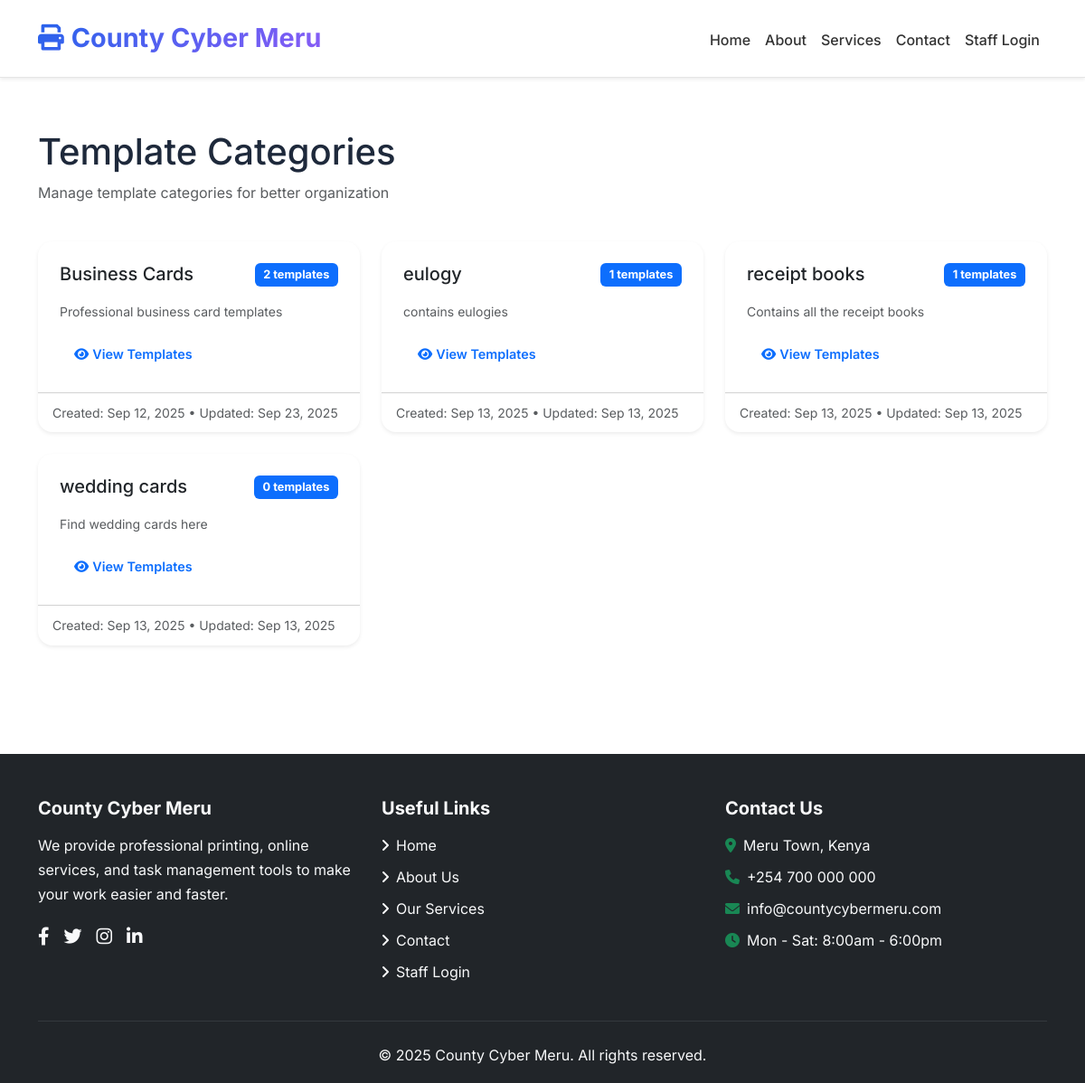
Before: /templates/categories/ with the older database file.
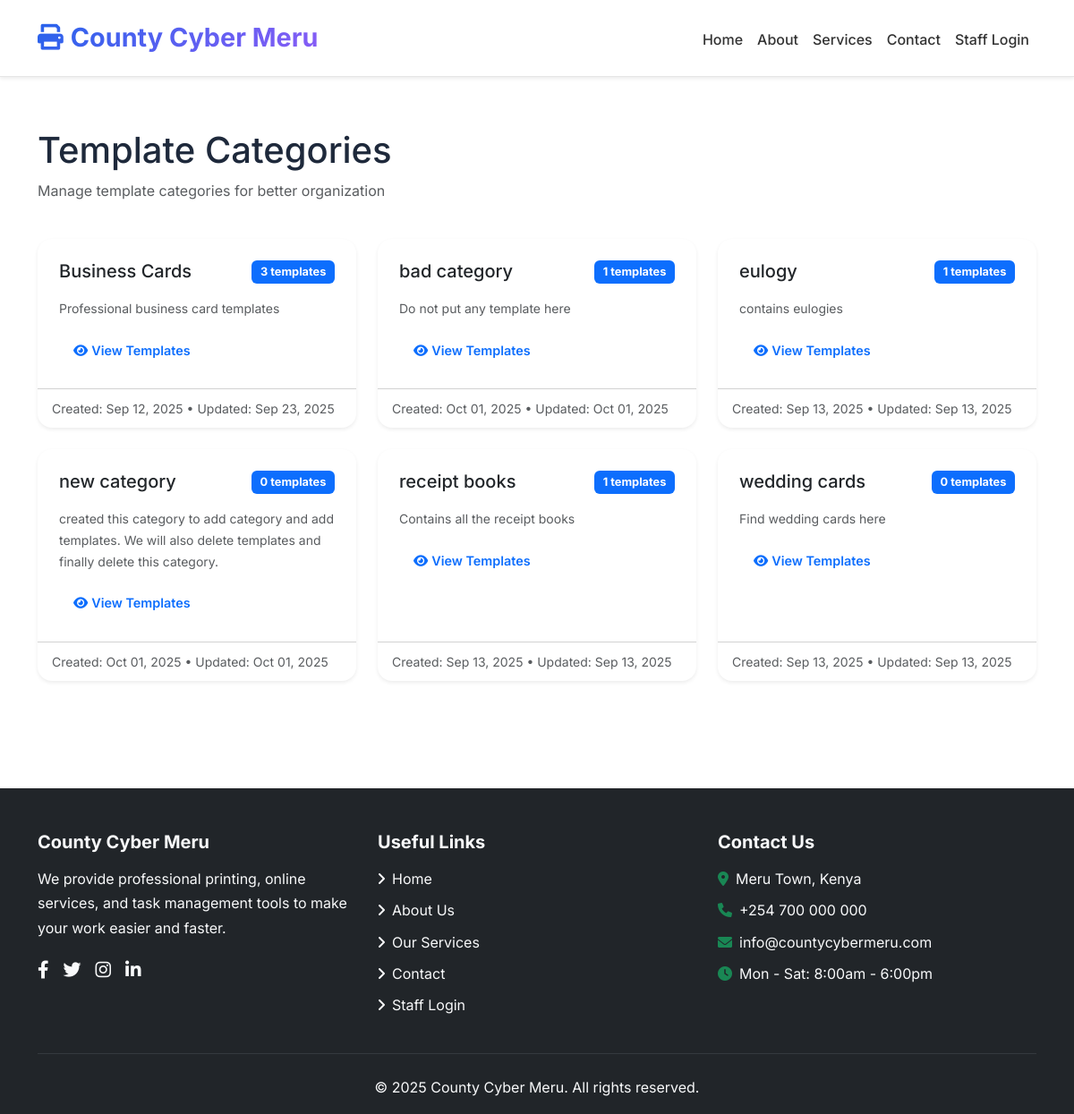
After: the same page with the newer database file.
### template_manager/models.py (models this page shows, shortened)
class Category(models.Model):
    name = models.CharField(max_length=100, unique=True)
    slug = models.SlugField(max_length=100, unique=True, blank=True)
    description = models.TextField(blank=True)
    created_at = models.DateTimeField(auto_now_add=True)
    updated_at = models.DateTimeField(auto_now=True)
    is_active = models.BooleanField(default=True)
    template_link = models.URLField(
        blank=True,
        help_text="Optional: Link to template (Canvas, Google Docs, etc.)"
    )
    class Meta:
        verbose_name_plural = "Categories"
        ordering = ['name']

### template_manager/views.py (the view)
# urls.py: path('categories/', views.category_list, name='category-list'),
def category_list(request):
    categories = Category.objects.filter(is_active=True)
    context = {
        'categories': categories,
        'title': 'Template Categories'
    }
    return render(request, 'template_manager/category_list.html', context)

### templates/template_manager/category_list.html (shortened to what this page needs)
{% extends 'base/base.html' %}
{% load static %}
{% block content %}
<div class="container py-5">
    <div class="row mb-4">
        <div class="col-12">
            <div class="d-flex justify-content-between align-items-center">
                <div>
                    <h1 class="text-gradient">{{ title }}</h1>
                    <p class="text-muted">Manage template categories for better organization</p>
                </div>
            </div>
        </div>
    </div>
    <div class="row">
        {% for category in categories %}
        <div class="col-md-6 col-lg-4 mb-4">
            <div class="card border-0 shadow-sm h-100">
                <div class="card-body">
                    <div class="d-flex justify-content-between align-items-start mb-3">
                        <h5 class="card-title mb-0">{{ category.name }}</h5>
                        <span class="badge bg-primary">{{ category.templates.count }} templates</span>
                    </div>
                    {% if category.description %}
                    <p class="card-text text-muted small">{{ category.description }}</p>
                    {% else %}
                    <p class="card-text text-muted small"><em>No description</em></p>
                    {% endif %}
                    <div class="mt-3">
                        <a href="{% url 'template_manager:category-detail' category.slug %}" class="btn btn-outline-primary btn-sm">
                            <i class="fas fa-eye me-1"></i>View Templates
                        </a>
                    </div>
                </div>
                <div class="card-footer bg-transparent">
                    <small class="text-muted">
                        Created: {{ category.created_at|date:"M d, Y" }}
                        {% if category.updated_at != category.created_at %}
                        • Updated: {{ category.updated_at|date:"M d, Y" }}
                        {% endif %}
                    </small>
                </div>
            </div>
        </div>
        {% endfor %}
    </div>
</div>
{% endblock %}

### templates/base/base.html (shortened to what this page needs)
{% load static %}
<!DOCTYPE html>
<html lang="en">
<head>
    <link href="https://cdn.jsdelivr.net/npm/bootstrap@5.3.0/dist/css/bootstrap.min.css" rel="stylesheet">
    <link href="https://cdnjs.cloudflare.com/ajax/libs/font-awesome/6.0.0/css/all.min.css" rel="stylesheet">
    <link href="{% static 'css/main.css' %}" rel="stylesheet">
</head>
<body>
    <nav class="navbar navbar-expand-lg navbar-light bg-light fixed-top shadow-sm">
        <div class="container">
            <a class="navbar-brand d-flex align-items-center" href="{% url 'home' %}">
                {% if logo_available %}
                    <img src="{% static 'images/logo.png' %}" alt="County Cyber Meru" height="40" class="me-2">
                {% else %}
                    <i class="fas fa-print me-2 text-primary"></i>
                    <span class="fw-bold">County Cyber Meru</span>
                {% endif %}
            </a>
            <div class="collapse navbar-collapse justify-content-end" id="navbarNav">
                <ul class="navbar-nav align-items-center">
                    <li class="nav-item">
                        <a class="nav-link" href="{% url 'home' %}">Home</a>
                    </li>
                    <li class="nav-item">
                        <a class="nav-link" href="{% url 'about' %}">About</a>
                    </li>
                    <li class="nav-item">
                        <a class="nav-link" href="{% url 'task_manager:service-categories' %}">Services</a>
                    </li>
                    <li class="nav-item">
                        <a class="nav-link" href="{% url 'contact' %}">Contact</a>
                    </li>
                    {% if user.is_authenticated %}
                        <li class="nav-item">
                            <a class="nav-link" href="{% url 'dashboard' %}">Dashboard</a>
                        </li>
                        {% if user.is_staff %}
                        <li class="nav-item dropdown">
                            <a class="nav-link dropdown-toggle" href="#" id="taskDropdown" role="button" data-bs-toggle="dropdown" aria-expanded="false">
                                <i class="fas fa-tasks me-1"></i>Tasks
                            </a>
                            <ul class="dropdown-menu" aria-labelledby="taskDropdown">
                                <li><a class="dropdown-item" href="{% url 'task_manager:task-list' %}">
                                    <i class="fas fa-list me-2"></i>All Tasks
                                </a></li>
                                <li><a class="dropdown-item" href="{% url 'task_manager:task-submission' %}" target="_blank">
                                    <i class="fas fa-plus me-2"></i>Submit Task
                                </a></li>
                                <li><hr class="dropdown-divider"></li>
                                <li><a class="dropdown-item" href="{% url 'task_manager:task-list' %}?assigned=me">
                                    <i class="fas fa-user me-2"></i>My Tasks
                                </a></li>
                                <li><a class="dropdown-item" href="{% url 'task_manager:task-list' %}?assigned=unassigned">
                                    <i class="fas fa-question me-2"></i>Unassigned
                                </a></li>
                            </ul>
                        </li>
                        {% endif %}
                        <li class="nav-item">
                            <a class="nav-link" href="{% url 'staff:logout' %}">
                                <i class="fas fa-sign-out-alt me-1"></i>Logout ({{ user.username }})
                            </a>
                        </li>
                    {% else %}
                        <li class="nav-item">
                            <a class="nav-link" href="{% url 'staff:login' %}">Staff Login</a>
                        </li>
                    {% endif %}
                </ul>
            </div>
        </div>
    </nav>
    <main class="pt-5 mt-5">
        {% block content %}
        {% endblock %}
    </main>
<footer class="bg-dark text-light pt-5 pb-3 mt-5">
    <div class="container">
        <div class="row gy-4">
            <div class="col-md-4">
                <h5 class="fw-bold mb-3">County Cyber Meru</h5>
                <p>We provide professional printing, online services, and task management tools to make your work easier and faster.</p>
                <div class="d-flex gap-3 mt-3">
                    <a href="#" class="text-light fs-5"><i class="fab fa-facebook-f"></i></a>
                    <a href="#" class="text-light fs-5"><i class="fab fa-twitter"></i></a>
                    <a href="#" class="text-light fs-5"><i class="fab fa-instagram"></i></a>
                    <a href="#" class="text-light fs-5"><i class="fab fa-linkedin-in"></i></a>
                </div>
            </div>
            <div class="col-md-4">
                <h5 class="fw-bold mb-3">Useful Links</h5>
                <ul class="list-unstyled">
                    <li><a href="{% url 'home' %}" class="text-light text-decoration-none d-block mb-2"><i class="fas fa-angle-right me-2"></i>Home</a></li>
                    <li><a href="{% url 'about' %}" class="text-light text-decoration-none d-block mb-2"><i class="fas fa-angle-right me-2"></i>About Us</a></li>
                    <li><a href="{% url 'task_manager:service-categories' %}" class="text-light text-decoration-none d-block mb-2"><i class="fas fa-angle-right me-2"></i>Our Services</a></li>
                    <li><a href="{% url 'contact' %}" class="text-light text-decoration-none d-block mb-2"><i class="fas fa-angle-right me-2"></i>Contact</a></li>
                    {% if user.is_authenticated %}
                    <li><a href="{% url 'dashboard' %}" class="text-light text-decoration-none d-block mb-2"><i class="fas fa-angle-right me-2"></i>Dashboard</a></li>
                    {% else %}
                    <li><a href="{% url 'staff:login' %}" class="text-light text-decoration-none d-block mb-2"><i class="fas fa-angle-right me-2"></i>Staff Login</a></li>
                    {% endif %}
                </ul>
            </div>
            <div class="col-md-4">
                <h5 class="fw-bold mb-3">Contact Us</h5>
                <p class="mb-2"><i class="fas fa-map-marker-alt me-2 text-success"></i>Meru Town, Kenya</p>
                <p class="mb-2"><i class="fas fa-phone me-2 text-success"></i><a href="tel:+254700000000" class="text-light text-decoration-none">+254 700 000 000</a></p>
                <p class="mb-2"><i class="fas fa-envelope me-2 text-success"></i><a href="mailto:info@countycybermeru.com" class="text-light text-decoration-none">info@countycybermeru.com</a></p>
                <p class="mb-0"><i class="fas fa-clock me-2 text-success"></i>Mon - Sat: 8:00am - 6:00pm</p>
            </div>
        </div>
        <hr class="border-secondary my-4">
        <div class="text-center">
            <p class="mb-0">&copy; 2025 County Cyber Meru. All rights reserved.</p>
        </div>
    </div>
</footer>
</body>
</html>

### static/css/main.css (style rules this page uses)
:root { --primary: #2563eb; --primary-dark: #1d4ed8; --secondary: #64748b; --light: #f8fafc; --dark: #1e293b; --gradient-start: #2563eb; --gradient-end: #8b5cf6; --accent: #f59e0b; }
body { font-family: 'Inter', 'Segoe UI', system-ui, -apple-system, sans-serif; line-height: 1.7; color: var(--dark); overflow-x: hidden; }
.navbar { background: rgba(255, 255, 255, 0.98) !important; backdrop-filter: blur(10px); padding: 1.2rem 0 !important; border-bottom: 1px solid rgba(0, 0, 0, 0.1); box-shadow: 0 2px 30px rgba(0, 0, 0, 0.08); }
.navbar-brand { font-weight: 800 !important; font-size: 1.8rem !important; background: linear-gradient(135deg, var(--gradient-start), var(--gradient-end)); -webkit-background-clip: text; -webkit-text-fill-color: transparent; background-clip: text; }
.navbar-nav .nav-link { position: relative; color: #333; font-weight: 500; transition: color 0.3s ease; padding-bottom: 4px; }
.navbar-nav .nav-link::after { content: ''; position: absolute; left: 0; bottom: 0; width: 0; height: 2px; background-color: #198754; transition: width 0.3s ease; }
.navbar { padding: 0.8rem 0 !important; }
.btn { border-radius: 12px; padding: 1rem 2rem; font-weight: 600; font-size: 1.1rem; border: none; transition: all 0.4s cubic-bezier(0.4, 0, 0.2, 1); position: relative; overflow: hidden; }
.bg-light { background: linear-gradient(135deg, #f8fafc 0%, #f1f5f9 100%); }
html { scroll-behavior: smooth; }
.btn-sm { padding: 0.5rem 1rem; font-size: 0.9rem; border-radius: 8px; }
.badge { font-size: 0.8em; padding: 0.5em 0.75em; }
.card { border-radius: 16px; overflow: hidden; transition: transform 0.2s ease, box-shadow 0.2s ease; }
.card-body { padding: 1.5rem; }

Changed rows visible on the page:
computed for Category "Business Cards": templates.count "2" → "3"
added Category: name "bad category", templates.count "1", description "Do not put any template here", created_at "Oct 01, 2025", updated_at "Oct 01, 2025"
added Category: name "new category", templates.count "0", description "created this category to add category and add templates. We will also delete templates and finally delete this category.", created_at "Oct 01, 2025", updated_at "Oct 01, 2025"
